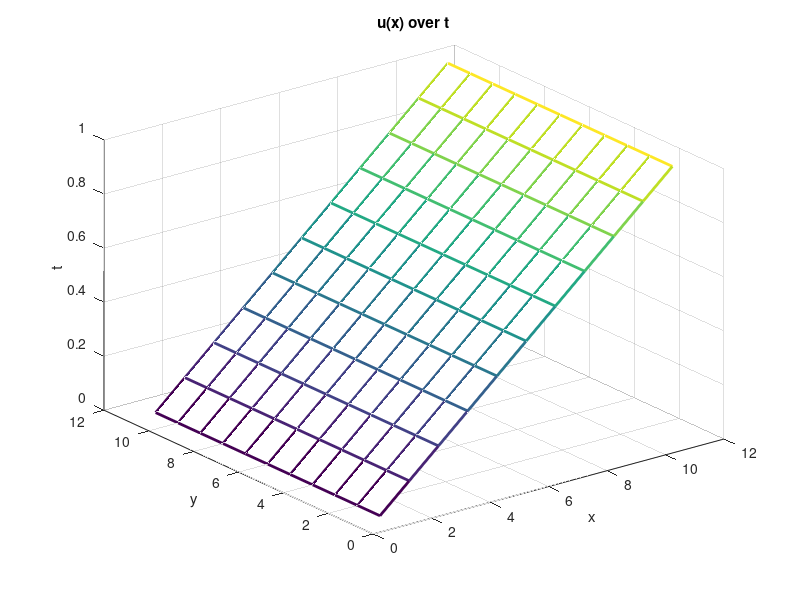
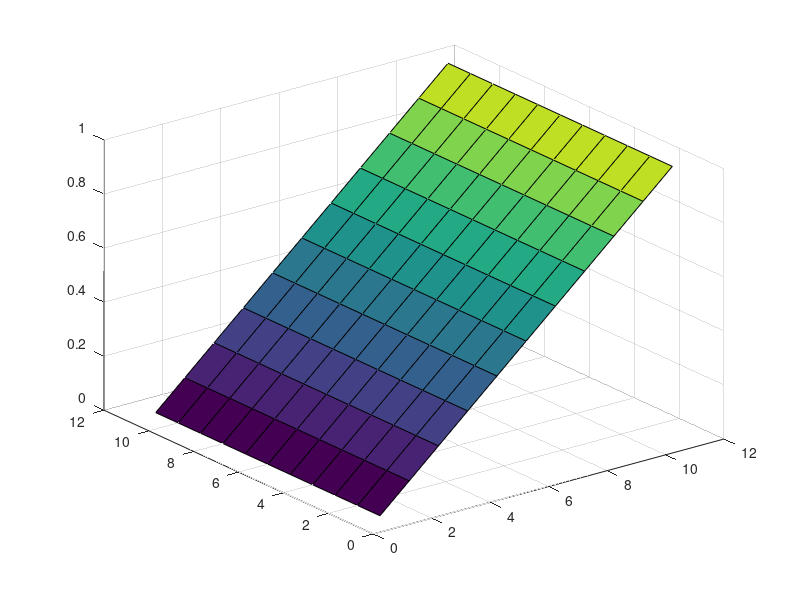

These figures' MATLAB source, in order:
home
close all
clear all

%Accessing the 'data' folder on github
addpath('..\..\data')

%Loading the forward euler matrix for 2D
forward = load('2fwd10.txt');

%%

%Plotting the data
figure(1)
graph = mesh(forward);
set(graph,'LineWidth',2); %Thicker lines
xlabel('x') %Labels
ylabel('y')
zlabel('t')
title('u(x) over t') %Title

figure(2)
surf(forward)
